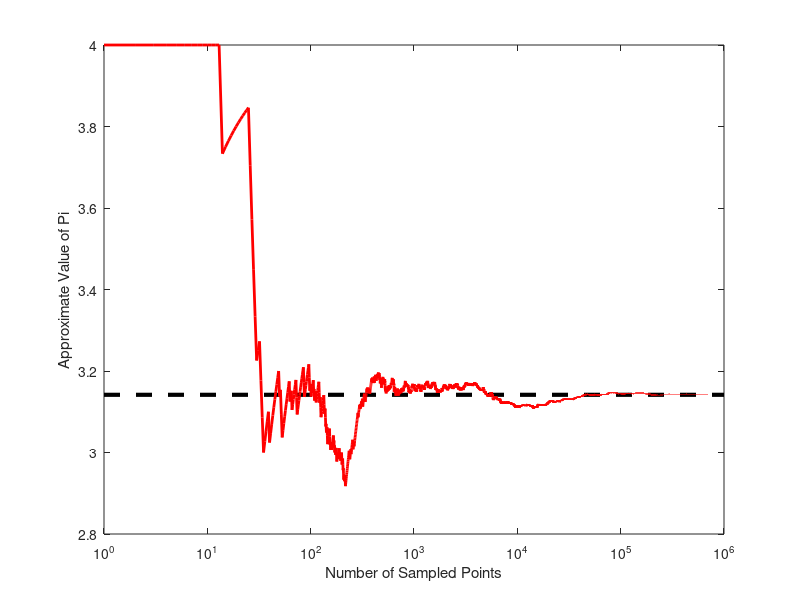

The MATLAB source for this figure:
nsample = 1000000;
X = rand(nsample,2);
InsideCircle = ( X(:,1).^2 + X(:,2).^2 ) <= 1;
ApproximatePI = zeros( size(InsideCircle) );
sumInsideCircle = 0.0;
for isample = 1:nsample
    sumInsideCircle = sumInsideCircle + InsideCircle(isample) ;
    ApproximatePI(isample) = 4.0 * sumInsideCircle / isample ;
end
disp( [ 'Approximate value of PI for '...
        , num2str(nsample) ...
        , ' samples: ' ...
        , num2str(ApproximatePI(end)) ...
      ] ...
    );
figure(); hold on; box on;
line( [ 1 nsample ] ...
    , [ pi pi ] ...
    , 'linestyle' , '--' ...
    , 'linewidth' , 3 ...
    , 'color' , 'black' ...
    );
plot( ApproximatePI(2:end) ...
    , 'linewidth' , 2 ...
    , 'color' , 'red' ...
    );
xlabel( 'Number of Sampled Points' ) ;
ylabel( 'Approximate Value of Pi' ) ;
set( gca , 'XScale' , 'log' );
saveas( gcf, 'approximatePI.png' );
